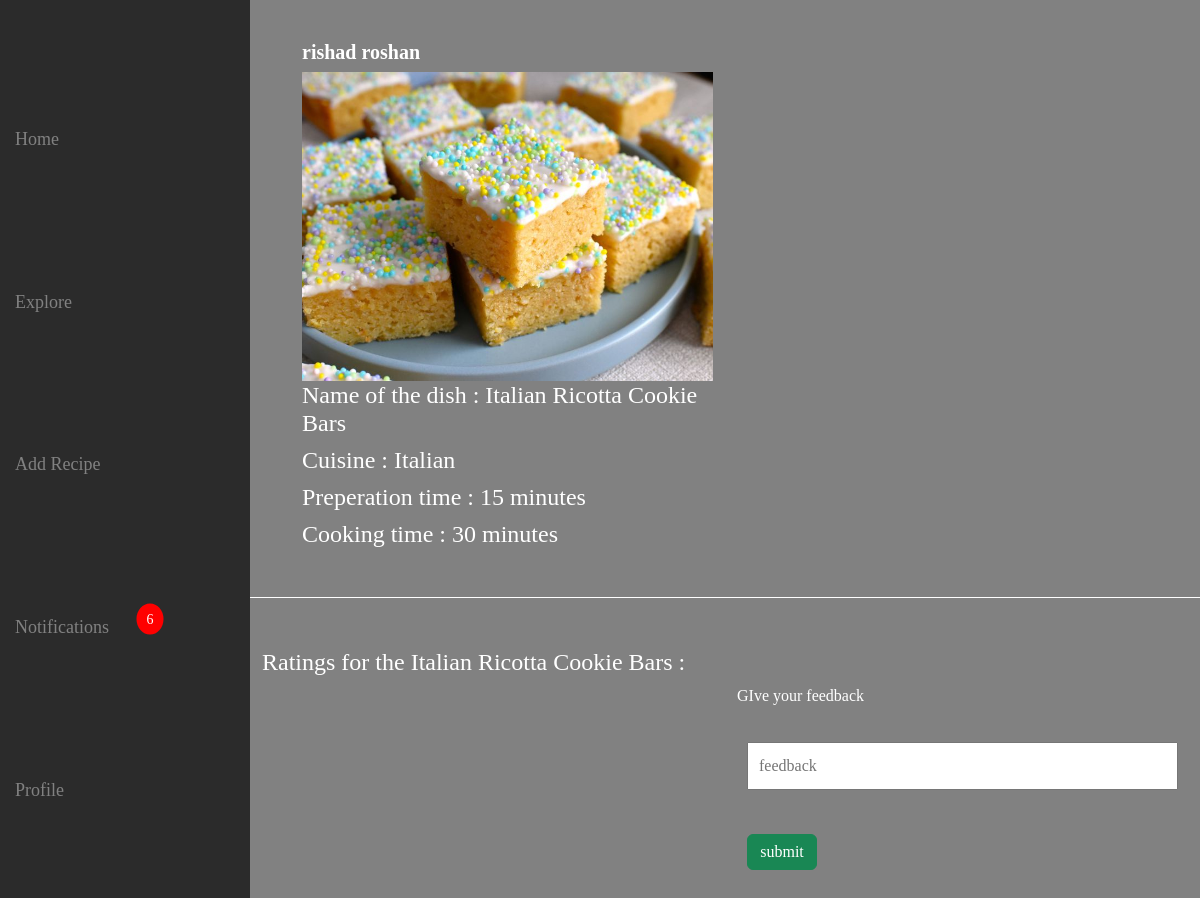
/feedbacks/6 (signed in), run on the app's committed database.
### app/models.py (models this page shows)
class Dish(models.Model):
    user=models.ForeignKey(User,on_delete=models.CASCADE)
    name=models.TextField()
    img=models.FileField()
    cuisine=models.TextField()
    prep=models.IntegerField()
    cook=models.IntegerField()
    likes=models.IntegerField()

### app/views.py (the view)
# urls.py: path('feedbacks/<pid>',views.feedbacks,name='feedbacks'),
def feedbacks(req,pid):
    if 'user' in req.session:
        user=User.objects.get(username=req.session['user'])
        dish=Dish.objects.get(pk=pid)
        if req.method=='POST':
            rate=req.POST['rating']
            data=Ratings.objects.create(user=user,dish=dish,ratings=rate)
            data.save()
            return redirect('feedbacks',pid=pid)
        else:
            data=Ratings.objects.filter(dish=pid)
            ingr=Ingredients.objects.filter(dish=pid)
            cook=Cooking.objects.filter(dish=pid)
            unread_count = Notification.objects.filter(user=User.objects.get(username=req.session['user']), read=False).count()
            return render(req,'ratings.html',{'data':data,'dish':dish,'ingr':ingr,'cook':cook,'unread_count':unread_count})
    else:
        return redirect(shop_login)

### templates/ratings.html (shortened to what this page needs)
<!DOCTYPE html>
<html lang="en">
<head>
    {% load static %}
    <link rel="stylesheet" href="https://cdnjs.cloudflare.com/ajax/libs/font-awesome/6.7.2/css/all.min.css"
 />
    <link href="https://cdn.jsdelivr.net/npm/bootstrap@5.3.3/dist/css/bootstrap.min.css" rel="stylesheet">
    <link rel="stylesheet" href="{% static 'css/style.css' %}">
</head>
<body>
    <div id="sidebar" class="sidebar">
        <a href="../userHome"><span>Home</span></a>
        <a href="../explore"><span>Explore</span></a>
        <a href="../addRecipe"><span>Add Recipe</span></a>
        <div class="notification">
            <a href="../notifications"><span>Notifications</span></a>
            {% if unread_count > 0 %}
            <span class="notification-badge">{{ unread_count }}</span>
            {% endif %}
        </div>
        <a href="../profile"><span>Profile</span></a>
    </div>
    <div class="container-fluid main">
        <div class="row post">
            <div class="col-lg-6 dish">
                <div class="dishDet">
                    <h5><a href="../viewUser/{{dish.user.pk}}" class="viewUser">{{dish.user.first_name}}</a></h5>
                    <img src="{{dish.img.url}}" alt="" width="100%">
                </div>
                <div class="dishDet dishDet2">
                    <h4>Name of the dish : {{dish.name}}</h4>
                <h4> Cuisine : {{dish.cuisine}}</h4>
                <h4> Preperation time : {{dish.prep}} minutes</h4>
                <h4> Cooking time : {{dish.cook}} minutes</h4>
                </div>
            </div>
        </div>
        <div class="row rating">
            <h4>Ratings for the {{dish.name}} :</h4>
            <div class="col-lg-6 col-md-6">
            </div>
            <div class="col-lg-6 col-md-6">
                <form action="" method="post" id="feedbackForm">
                    <label for="">GIve your feedback</label><br>
                    <input type="text" name="rating" id="" placeholder="feedback"> <br>
                    <input type="submit" class="btn btn-success" value="submit">
                </form>
            </div>
        </div>
    </div>
</body>
</html>

### static/css/style.css (style rules this page uses)
body { background-color: #818181; color: white; font-family: 'Rokkitt'; }
.sidebar { height: 100%; width: 250px; position: fixed; top: 0; left: 0; background-color: #111111c1; transition: 0.3s; z-index: 10; display: flex; flex-direction: column; justify-content:space-evenly; }
.sidebar a { padding: 10px 15px; text-decoration: none; font-size: 18px; color: #818181; display: block; transition: 0.3s; }
.main { padding: 0; padding-left: 250px; margin-bottom: 50px; }
.post { border-bottom: 1px solid white; padding: 40px; margin: 0; }
.viewUser { text-decoration: none; color: white; font-weight: 700; }
.rating { margin: 0; margin-top: 50px; }
.notification { position: relative; }
.notification-badge { background-color: red; color: white; border-radius: 50%; padding: 5px 10px; font-size: 14px; position: absolute; top: 15px; right: 100px; transform: translate(50%, -50%); z-index: 10; }
#feedbackForm { display: flex; justify-content: center; flex-direction: column; }
#feedbackForm input { margin: 10px; padding: 10px; }
#feedbackForm .btn { width: 70px; padding: 5px 10px; }
a { text-decoration: none; color: white; }
@media screen and (min-width: 501px) { .sidebar a span { display: none; } }
@media screen and (min-width: 501px) { .sidebar a span { display: inline; } }

### data on the page
Dish: user.first_name "rishad roshan", img (picture), name "Italian Ricotta Cookie Bars", cuisine "Italian", prep "15", cook "30"

### other printed values
{{ unread_count }} "6"
